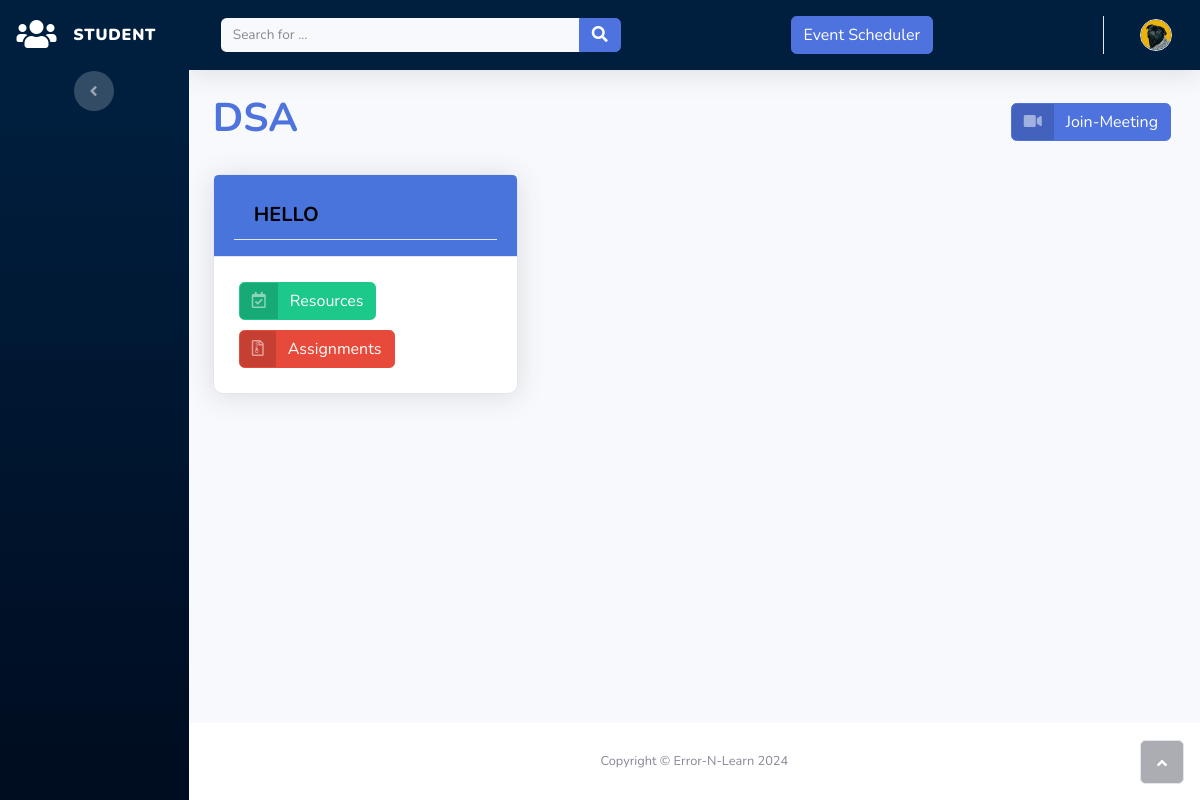
Before: /students/classroom/LAKIAI35/ with the older database file.
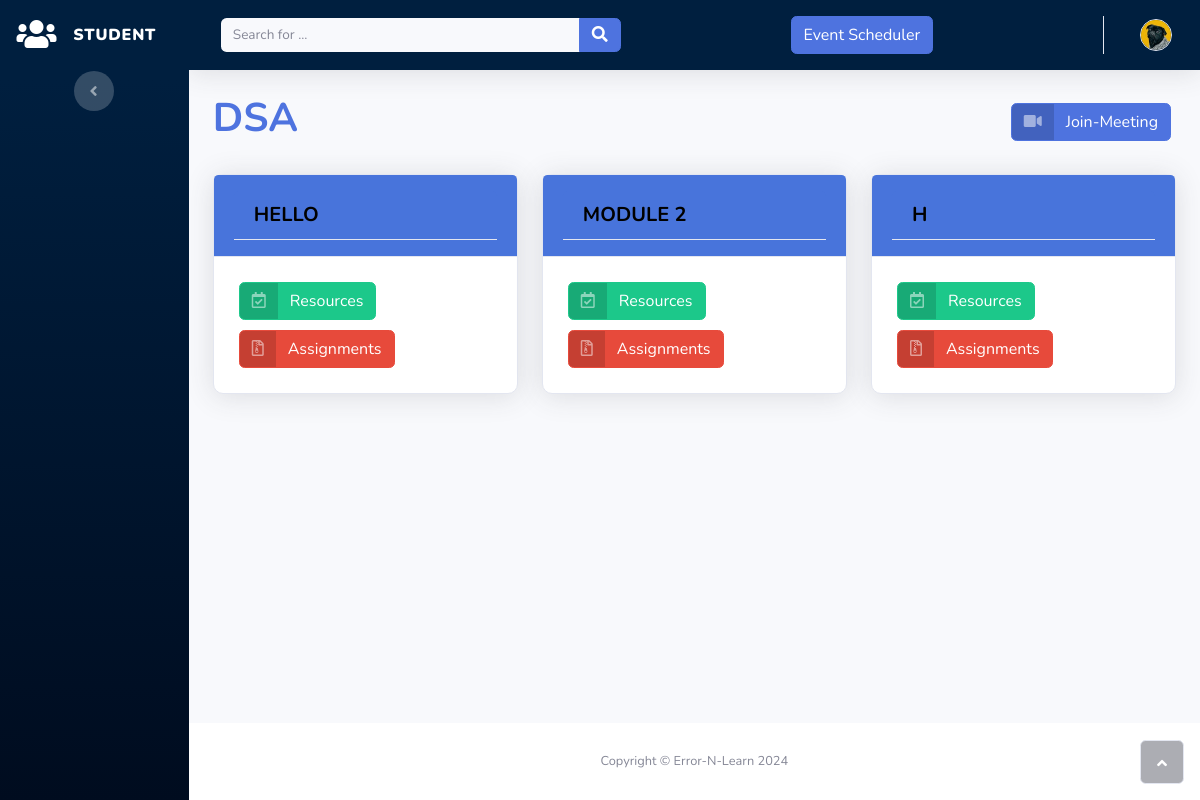
After: the same page with the newer database file.
### accounts/models.py (models this page shows, shortened)
class Section(models.Model):
    classroom = models.ForeignKey(
        "Classroom",
        on_delete=models.CASCADE,
        blank=False,
        related_name='sections')
    title = models.CharField(
        _("section title"),
        max_length=150)
    created_timestamp = models.DateTimeField(
        default=timezone.now,
        editable=False
    )
    class Meta:
        verbose_name = _("section")
        verbose_name_plural = _("sections")

### students/views.py (the view)
# urls.py: path("classroom/<slug:code>/", ClassroomDetailView, name="classroom_detail"),
def ClassroomDetailView(request, code):
    context_dict = {}
    room = get_object_or_404(Classroom, code=code)
    context_dict["classroom"] = room
    return render(request, "students/classroom_detail.html", context=context_dict)

### students/templates/students/classroom_detail.html (shortened to what this page needs)
{% extends 'students/base.html' %}
{% block content %}
<div class="container-fluid">
    <div class="row align-items-center">
        <div class="col">
            <h1 class="font-weight-bold">{{ classroom.subject|upper }}</h1>
        </div>
        <div class="col text-right">
            <a class="btn btn-primary btn-icon-split" role="button" style="margin: 5px;" href="{% url 'students:join' %}">
                <span class="text-white-50 icon">
                    <i class="fas fa-video"></i>
                </span>
                <span class="text-white text">Join-Meeting</span>
            </a>
        </div>
    </div>
    <br>
    <div class="row">
        {% for section in classroom.sections.all %}
        <div class="col-md-4 mb-4">
            <div class="card shadow mb-4">
                <div class="card-header py-3">
                    <h6 class="card-header h6"><b>{{ section.title|upper }}</b></h6>
                </div>
                <div class="card-body">
                    <a class="btn btn-success btn-icon-split" role="button" style="margin: 5px;" href="{% url 'students:resources' pk=section.pk %}">
                        <span class="text-white-50 icon">
                            <i class="far fa-calendar-check"></i>
                        </span>
                        <span class="text-white text">Resources</span>
                    </a>
                    <a class="btn btn-danger btn-icon-split" role="button" style="margin: 5px;" href="{% url 'students:assignments' pk=section.pk %}">
                        <span class="text-white-50 icon">
                            <i class="far fa-file-archive"></i>
                        </span>
                        <span class="text-white text">Assignments</span>
                    </a>
                </div>
            </div>
        </div>
        {% endfor %}
    </div>
</div>
{% endblock content %}

Changed rows visible on the page:
added Section: title "MODULE 2"
added Section: title "H"
